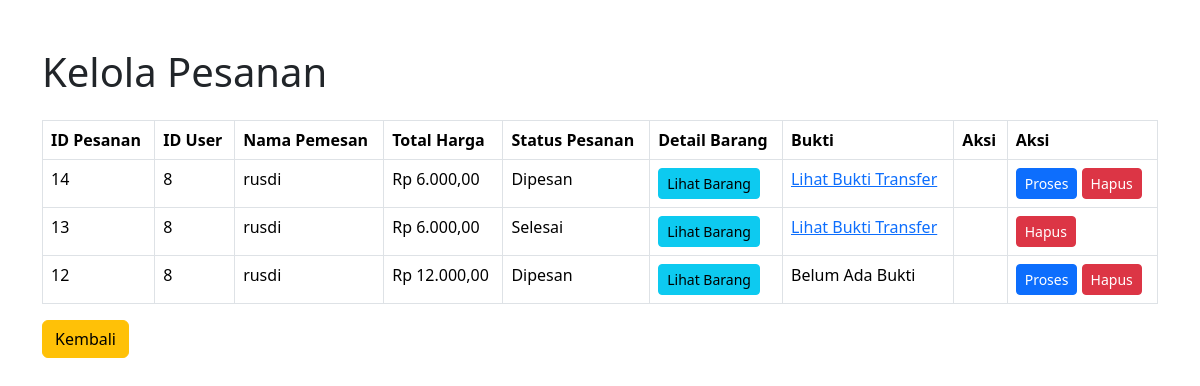
The page /cek/admin_pesanan.php (signed in) on the database its author committed.
### tables this page shows
CREATE TABLE `pesanan` (
  `id_pesanan` int(11) NOT NULL,
  `id_user` int(11) NOT NULL,
  `tanggal_pesanan` datetime DEFAULT current_timestamp(),
  `total_harga` decimal(10,2) NOT NULL,
  `alamat_pengiriman` text NOT NULL,
  `metode_pembayaran` varchar(50) NOT NULL,
  `status_pembayaran` enum('Belum Dibayar','Sudah Dibayar') DEFAULT 'Belum Dibayar',
  `status_pesanan` enum('Dipesan','Diproses','Dikirim','Selesai') DEFAULT 'Dipesan',
  `bukti_transfer` varchar(255) DEFAULT NULL
);

CREATE TABLE `users` (
  `id_user` int(11) NOT NULL,
  `username` varchar(50) NOT NULL,
  `email` varchar(100) NOT NULL,
  `password` varchar(255) NOT NULL,
  `role` enum('admin','customer') NOT NULL,
  `phone` varchar(15) DEFAULT NULL,
  `photo` varchar(255) DEFAULT NULL
);

### cek/admin_pesanan.php (the view, shortened to what this page needs)
<?php
require '../connection/koneksi.php';
$query = "
    SELECT pesanan.*, users.username
    FROM pesanan
    JOIN users ON pesanan.id_user = users.id_user
    ORDER BY pesanan.tanggal_pesanan DESC";
$result = $conn->query($query);
?>
<!DOCTYPE html>
<html lang="en">
<head>
    <link href="https://cdn.jsdelivr.net/npm/bootstrap@5.3.2/dist/css/bootstrap.min.css" rel="stylesheet">
</head>
<body>
    <div class="container my-5">
        <h1 class="text-left">Kelola Pesanan</h1>
        <table class="table table-bordered mt-4">
            <thead>
                <tr>
                    <th>ID Pesanan</th>
                    <th>ID User</th>
                    <th>Nama Pemesan</th>
                    <th>Total Harga</th>
                    <th>Status Pesanan</th>
                    <th>Detail Barang</th>
                    <th>Bukti</th>
                    <th>Aksi</th>
                    <th>Aksi</th>
                </tr>
            </thead>
            <tbody>
                <?php while ($row = $result->fetch_assoc()): ?>
                    <tr>
                        <td><?= $row['id_pesanan']; ?></td>
                        <td><?= $row['id_user']; ?></td>
                        <td><?= htmlspecialchars($row['username']); ?></td>
                        <td>Rp <?= number_format($row['total_harga'], 2, ',', '.'); ?></td>
                        <td><?= $row['status_pesanan']; ?></td>
                        <td>
                            <button
                                class="btn btn-info btn-sm"
                                type="button"
                                data-bs-toggle="collapse"
                                data-bs-target="#detail-<?= $row['id_pesanan']; ?>"
                                aria-expanded="false"
                                aria-controls="detail-<?= $row['id_pesanan']; ?>">
                                Lihat Barang
                            </button>
                        </td>
                        <td>
    <?php if ($row['bukti_transfer']): ?>
        <a href="uploads/<?= $row['bukti_transfer']; ?>" target="_blank">Lihat Bukti Transfer</a>
    <?php else: ?>
        <span>Belum Ada Bukti</span>
    <?php endif; ?>
</td>
<td>
</td>
                        <td>
                            <?php if ($row['status_pesanan'] === 'Dipesan'): ?>
                                <a href="proses_pesanan.php?id_pesanan=<?= $row['id_pesanan']; ?>&status=Diproses" class="btn btn-primary btn-sm">Proses</a>
                            <?php elseif ($row['status_pesanan'] === 'Diproses'): ?>
                                <a href="proses_pesanan.php?id_pesanan=<?= $row['id_pesanan']; ?>&status=Dikirim" class="btn btn-warning btn-sm">Kirim</a>
                            <?php elseif ($row['status_pesanan'] === 'Dikirim'): ?>
                                <a href="proses_pesanan.php?id_pesanan=<?= $row['id_pesanan']; ?>&status=Selesai" class="btn btn-success btn-sm">Selesaikan</a>
                            <?php endif; ?>
                            <a href="hapus_pesanan.php?id_pesanan=<?= $row['id_pesanan']; ?>"
                               onclick="return confirm('Yakin ingin menghapus pesanan ini?')"
                               class="btn btn-danger btn-sm">Hapus</a>
                        </td>
                    </tr>
                <?php endwhile; ?>
            </tbody>
        </table>
        <a href="../halaman.php" class="btn btn-warning">Kembali</a>
    </div>
</body>
</html>

### rows shown on the page
pesanan: id_pesanan "14", id_user "8", id_user.username "rusdi", total_harga "6.000,00", status_pesanan "Dipesan"
pesanan: id_pesanan "13", id_user "8", id_user.username "rusdi", total_harga "6.000,00", status_pesanan "Selesai"
pesanan: id_pesanan "12", id_user "8", id_user.username "rusdi", total_harga "12.000,00", status_pesanan "Dipesan", shows "Belum Ada Bukti"
